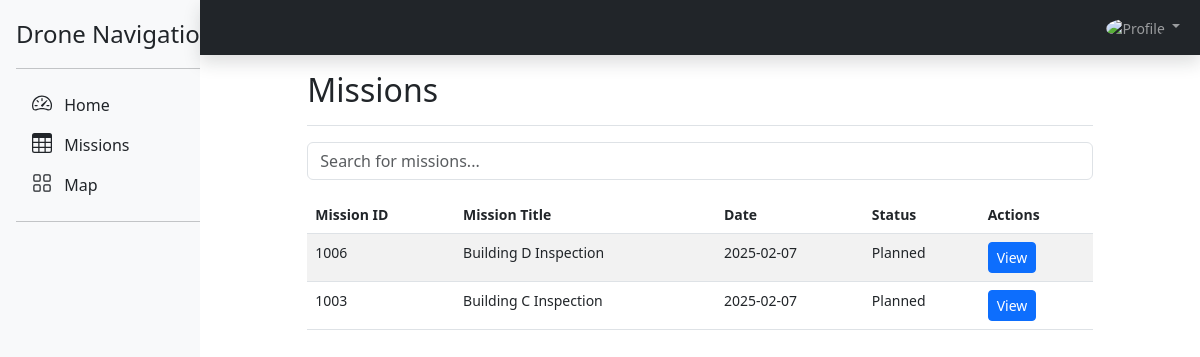
The page /php/src/fyp_frontend/dashboard/?page=1 (signed in) on the database as committed earlier.
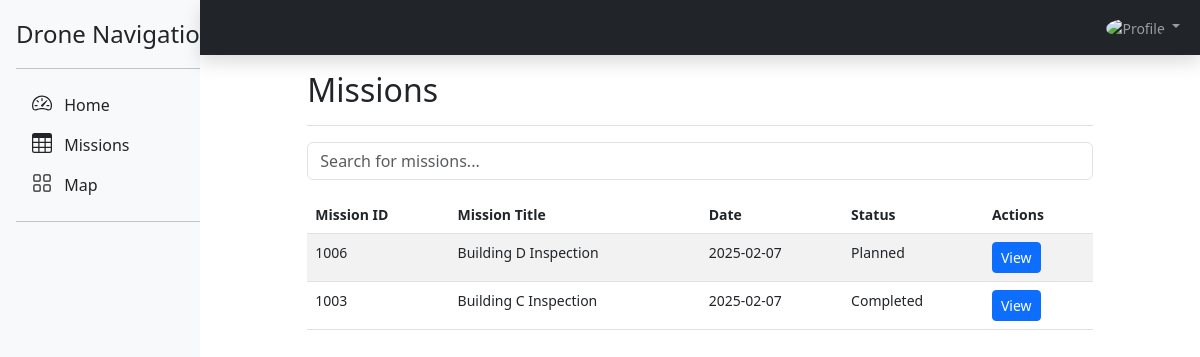
The same page on the database as committed later.
### tables this page shows
CREATE TABLE `missiontable` (
  `mission_id` int NOT NULL AUTO_INCREMENT,
  `user_id` int NOT NULL,
  `device_sn` varchar(32) DEFAULT NULL,
  `mission_name` varchar(255) NOT NULL,
  `mission_Flight_Route` varchar(255) DEFAULT NULL,
  `location` varchar(255) NOT NULL,
  `start_time` datetime NOT NULL,
  `end_time` datetime DEFAULT NULL,
  `status` varchar(50) NOT NULL DEFAULT 'planned',
  `notes` text,
  PRIMARY KEY (`mission_id`),
  KEY `missiontable_fk` (`user_id`),
  CONSTRAINT `missiontable_fk` FOREIGN KEY (`user_id`) REFERENCES `usertable` (`user_id`) ON DELETE RESTRICT ON UPDATE RESTRICT
);

### php/src/fyp_frontend/dashboard/_main/missions.inc.php (the view, shortened to what this page needs)
<?php
function getMissionsPage() {
  $pdo = dbconnect();
  if (isset($_SESSION['userid'])) {
    $user_id = $_SESSION['userid'];
  } else {
    echo '<p>Please <a href="../login/">login</a> to access the dashboard.</p>';
    return;
  }
  $query = "SELECT mission_id, mission_name, status, start_time FROM missiontable WHERE user_id = ? ORDER BY start_time DESC";
  $stmt = $pdo->prepare($query);
  $stmt->execute([$user_id]);
  $missions = $stmt->fetchAll(PDO::FETCH_ASSOC);
  ?>
  <main class="col-md-9 mx-auto col-lg-10 px-md-4">
    <div class="d-flex justify-content-between flex-wrap flex-md-nowrap align-items-center pt-3 pb-2 mb-3 border-bottom">
      <h1 class="h2">Missions</h1>
    </div>
    <div class="input-group mb-3">
      <input type="text" id="searchInput" class="form-control" placeholder="Search for missions..." onkeyup="filterTable()">
    </div>
  <?php if (count($missions) > 0) { ?>
    <table class="table table-striped table-hover" id="missionsTable">
      <thead class="thead-dark">
        <tr>
          <th>Mission ID</th>
          <th>Mission Title</th>
          <th>Date</th>
          <th>Status</th>
          <th>Actions</th>
        </tr>
      </thead>
      <tbody>
      <?php foreach ($missions as $row) {
          $missionId = htmlspecialchars($row['mission_id']);
          $missionName = htmlspecialchars($row['mission_name']);
          $status = htmlspecialchars($row['status']);
          $startTime = htmlspecialchars($row['start_time']);
      ?>
        <tr id="mission-<?php echo $missionId; ?>">
          <td><?php echo $missionId; ?></td>
          <td><?php echo $missionName; ?></td>
          <td><?php echo date('Y-m-d', strtotime($startTime)); ?></td>
          <td><?php echo ucfirst($status); ?></td>
          <td>
          <a href="?page=3&id=<?php echo urlencode($missionId); ?>" class="btn btn-primary btn-sm">View</a>
          </td>
        </tr>
      <?php } ?>
      </tbody>
    </table>
  <?php } else { ?>
    <p>No missions found.</p>
  <?php } ?>
  </main>
  <?php } ?>

### php/src/fyp_frontend/dashboard/index.php (shortened to what this page needs)
<?php
  include_once('_main/getMainBody.php');
?>
<!doctype html>
<html lang="en">
  <head>
    <link href="../assets/dist/css/bootstrap.min.css" rel="stylesheet">
    <link href="dashboard.css" rel="stylesheet">
    <link href="sidebars.css" rel="stylesheet">
  </head>
  <body>
<div class="container-fluid">
  <div class="row">
    <nav id="sidebarMenu" class="col-md-3 col-lg-2 d-md-block bg-light sidebar collapse p-0">
      <?php include_once('_inc/sidebar.inc.php'); ?>
    </nav>
    <div class="col-md-9 col-lg-10 main-content px-0">
      <header class="navbar navbar-dark sticky-top bg-dark flex-md-nowrap p-0 shadow">
      <?php include_once('_inc/navbar.inc.php'); ?>
      </header>
    <?php
      if (array_key_exists('page', $_GET)){
        $pageMin = 1;
        $pageMax = 7;
        if (!filter_var($_GET['page'], FILTER_VALIDATE_INT, array("options"=> array("min_range"=>$pageMin, "max_range"=>$pageMax)))){
          getMainBody(0);
        } else {
          $requested_page = intval($_GET['page']);
          getMainBody($requested_page);
        }
      } else {
        getMainBody(0);
      }
    ?>
    </div>
  </div>
</div>
  </body>
</html>

### php/src/fyp_frontend/dashboard/_inc/sidebar.inc.php
<div class="d-flex flex-column flex-shrink-0 p-3 bg-light" style="width: 280px;">
    <a href="./" class="d-flex align-items-center mb-3 mb-md-0 me-md-auto link-dark text-decoration-none">
      <span class="fs-4">Drone Navigation</span>
    </a>
    <hr>
    <ul class="nav nav-pills flex-column mb-auto">
      <li>
        <a href="./" class="nav-link fs-6 link-dark">
          <svg class="bi pe-none me-2" width="20" height="20"><use xlink:href="#speedometer2"/></svg>
          Home
        </a>
      </li>
      <li>
        <a href="?page=1" class="nav-link fs-6 link-dark">
          <svg class="bi pe-none me-2" width="20" height="20"><use xlink:href="#table"/></svg>
          Missions
        </a>
      </li>
      <li>
        <a href="?page=2" class="nav-link fs-6 link-dark">
          <svg class="bi pe-none me-2" width="20" height="20"><use xlink:href="#grid"/></svg>
          Map
        </a>
      </li>
    </ul>
    <hr>
</div>

### php/src/fyp_frontend/dashboard/_inc/navbar.inc.php (shortened to what this page needs)
<nav class="navbar navbar-expand-lg navbar-dark bg-dark w-100">
  <div class="container-fluid">
    <div class="collapse navbar-collapse justify-content-end" id="navbarSupportedContent">
      <ul class="navbar-nav">
        <li class="nav-item dropdown">
          <a class="nav-link dropdown-toggle" href="#" role="button"
             data-bs-toggle="dropdown" aria-expanded="false">
            <img src="https://mdbootstrap.com/img/Photos/Avatars/img (31).jpg"
                 class="rounded-circle" height="30" alt="Profile">
          </a>
        </li>
      </ul>
    </div>
  </div>
</nav>

### php/src/fyp_frontend/dashboard/_main/getMainBody.php (shortened to what this page needs)
<?php
function getMainBody($str_page){
    $i = $str_page;
    switch ($i){
        case 1:
            include_once('Missions.inc.php');
            return getMissionsPage();
            break;
    }
}

### php/src/fyp_frontend/dashboard/dashboard.css (style rules this page uses)
body { font-size: 0.875rem; }
.sidebar { position: -webkit-sticky; position: sticky; top: 0; height: 100vh; overflow-y: auto; z-index: 1000; }
.sidebar .nav-link { font-weight: 500; color: #333; }

### php/src/fyp_frontend/dashboard/sidebars.css (style rules this page uses)
body { min-height: 100vh; min-height: -webkit-fill-available; }
html { height: -webkit-fill-available; }
main { height: 100vh; height: -webkit-fill-available; max-height: 100vh; overflow-x: auto; overflow-y: hidden; }
.dropdown-toggle { outline: 0; }

### php/src/fyp_frontend/dashboard/index.php (style rules this page uses)
.bi { vertical-align: -.125em; fill: currentColor; }

Rows that differ between the two databases and show on the page:
changed missiontable "Building C Inspection": status "Planned" → "Completed"
